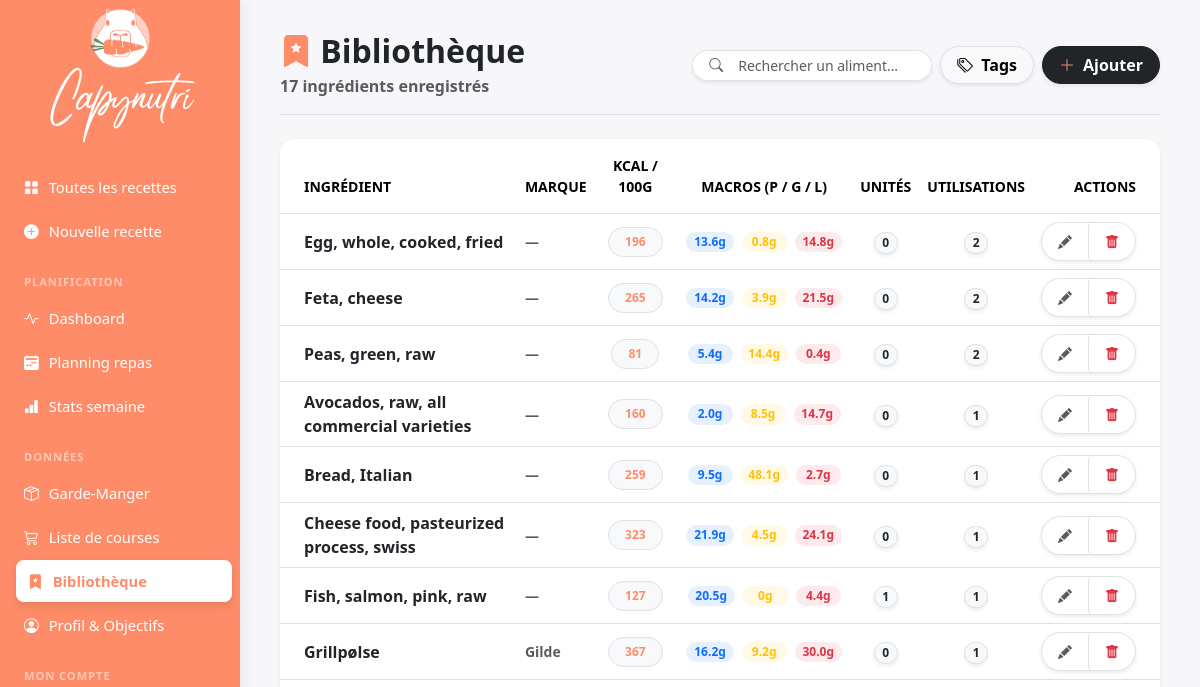
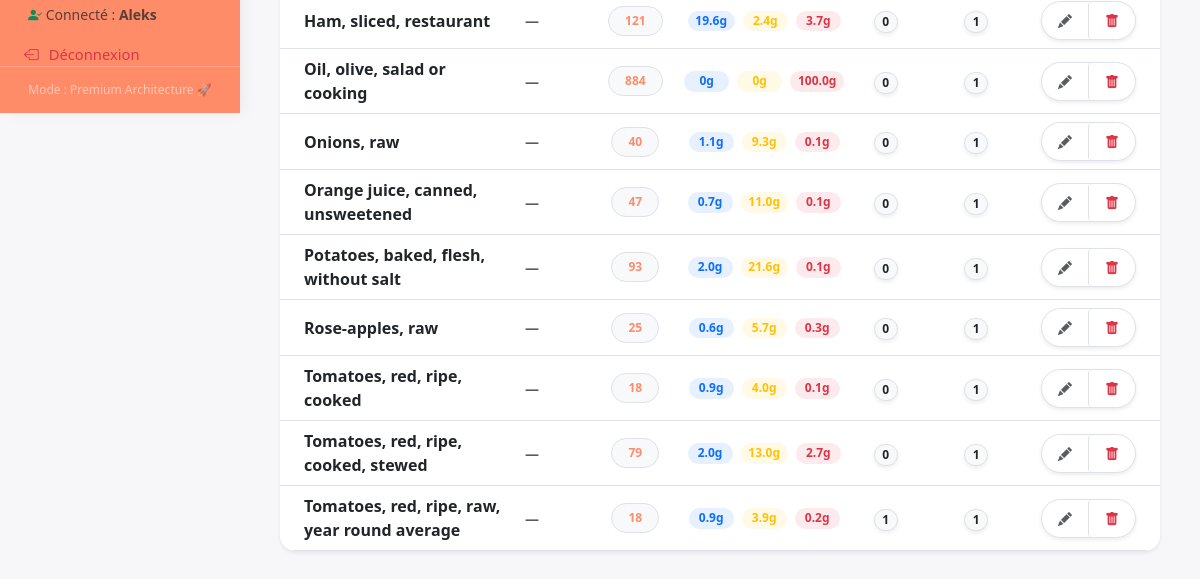
/library (signed in), run on an earlier commit of the app's database (2 pictures, top to bottom).
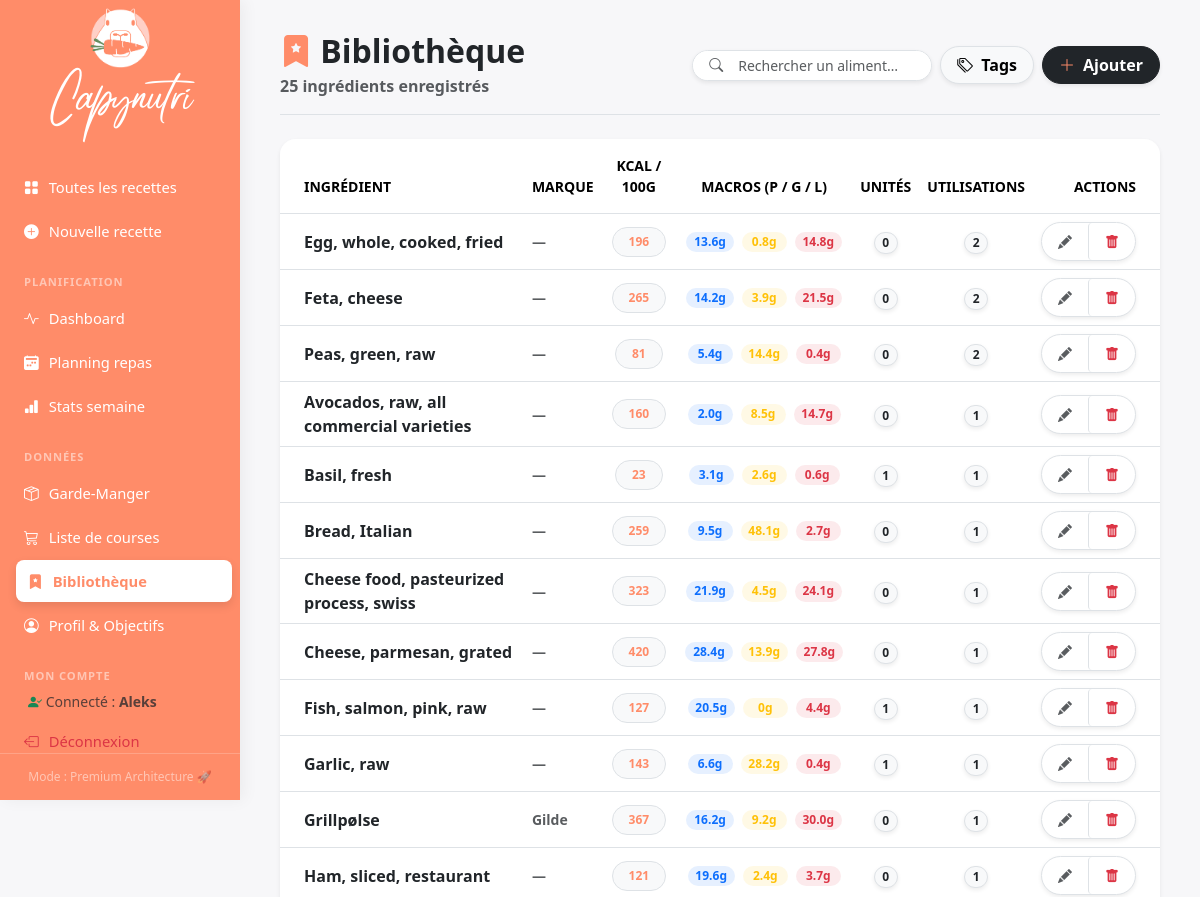
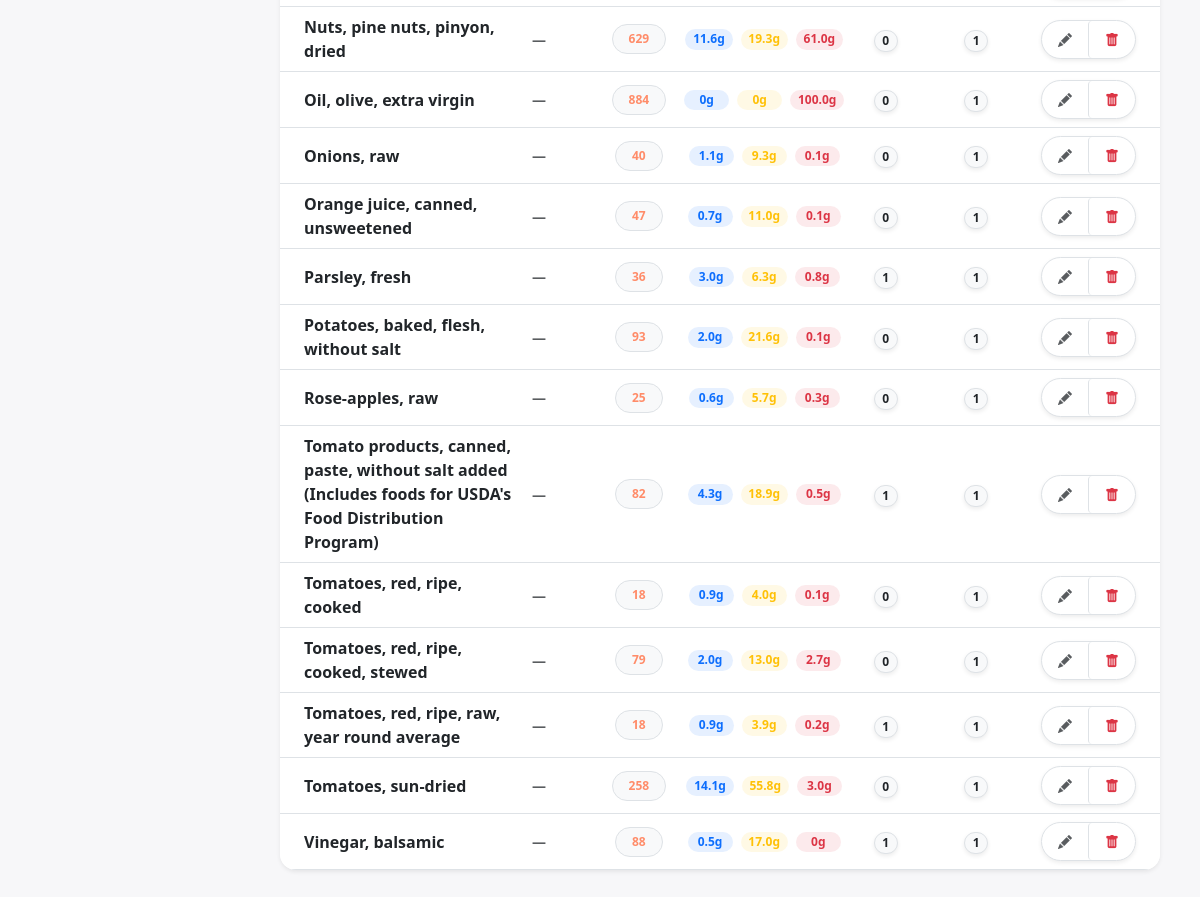
And on a later commit of the database (2 pictures, top to bottom).
### tables this page shows
CREATE TABLE ingredient_library (
                id         INTEGER PRIMARY KEY AUTOINCREMENT,
                name       TEXT NOT NULL,
                search_key TEXT NOT NULL,
                brand      TEXT DEFAULT '',
                barcode    TEXT DEFAULT '',
    kcal_100g  REAL,
    protein_g_100g  REAL,
    carbs_g_100g  REAL,
    fat_g_100g  REAL,
    sugars_g_100g  REAL,
    fiber_g_100g  REAL,
    saturated_g_100g  REAL,
    monounsat_g_100g  REAL,
    polyunsat_g_100g  REAL,
    sodium_mg_100g  REAL,
    calcium_mg_100g  REAL,
    iron_mg_100g  REAL,
    potassium_mg_100g  REAL,
    magnesium_mg_100g  REAL,
    zinc_mg_100g  REAL,
    vit_a_mcg_100g  REAL,
    vit_c_mg_100g  REAL,
    vit_d_mcg_100g  REAL,
    vit_b1_mg_100g  REAL,
    vit_b2_mg_100g  REAL,
    vit_b3_mg_100g  REAL,
    vit_b6_mg_100g  REAL,
    vit_b9_mcg_100g  REAL,
    vit_b12_mcg_100g  REAL,
    cholesterol_mg_100g  REAL,
    trans_fat_g_100g  REAL,
    omega3_g_100g  REAL,
    omega6_g_100g  REAL,
    phosphorus_mg_100g  REAL,
    selenium_mcg_100g  REAL,
    copper_mg_100g  REAL,
    manganese_mg_100g  REAL,
    vit_e_mg_100g  REAL,
    vit_k_mcg_100g  REAL,
                _placeholder INTEGER,
                used_count INTEGER NOT NULL DEFAULT 1,
                updated_at TIMESTAMP DEFAULT CURRENT_TIMESTAMP
            , density_g_ml REAL);

### routes/library.py (the view)
@library_bp.route("/library")
@login_required
def library():
    search = request.args.get("q", "")
    return render_template("library.html", entries=crud.list_library(search=search), search=search)

### app.py (called while the page is built)
@login_manager.user_loader
def load_user(user_id):
    return crud.get_user_by_id(int(user_id))

@app.before_request
def require_login():
    if request.endpoint in PUBLIC_ENDPOINTS or current_user.is_authenticated:
        return None
    if request.endpoint:
        return redirect(url_for('auth.login'))
    return None

### crud.py (called while the page is built)
def get_user_by_id(user_id: int) -> Optional[User]:
    with get_connection() as conn:
        row = conn.execute("SELECT * FROM users WHERE id = ?", (user_id,)).fetchone()
        return User(id=row["id"], username=row["username"], password_hash=row["password_hash"]) if row else None

### db.py (called while the page is built)
def get_connection() -> sqlite3.Connection:
    conn = sqlite3.connect(DB_PATH)
    conn.row_factory = sqlite3.Row
    conn.execute("PRAGMA foreign_keys = ON")
    return conn

### templates/library.html (shortened to what the changed rows need)
{% extends "base.html" %}
{% block content %}
<div class="d-flex flex-column flex-md-row justify-content-between align-items-md-center mb-4 pb-3 border-bottom gap-3">
  <div>
    <h2 class="mb-1 fw-bold text-dark">
      <i class="bi bi-bookmark-star-fill text-accent"></i> Bibliothèque
    </h2>
    <span class="text-muted fw-bold">{{ entries|length }} ingrédient{{ 's' if entries|length != 1 }} enregistré{{ 's' if entries|length != 1 }}</span>
  </div>
</div>
{% if entries %}
<div class="card border-0 shadow-sm rounded-4 overflow-hidden bg-white">
  <div class="table-responsive">
    <table class="table table-hover align-middle mb-0">
      <thead class="bg-light text-uppercase small fw-bold text-muted">
        <tr>
          <th class="ps-4 py-3 border-0">Ingrédient</th>
          <th class="py-3 border-0">Marque</th>
          <th class="py-3 border-0 text-center">kcal / 100g</th>
          <th class="py-3 border-0 text-center">Macros (P / G / L)</th>
          <th class="py-3 border-0 text-center">Unités</th>
          <th class="py-3 border-0 text-center">Utilisations</th>
          <th class="pe-4 py-3 border-0 text-end">Actions</th>
        </tr>
      </thead>
      <tbody class="border-top">
        {% for e in entries %}
        <tr>
          <td class="ps-4">
            <div class="fw-bold text-dark">{{ e.name }}</div>
          </td>
          <td class="text-muted small fw-bold">{{ e.brand or '—' }}</td>
          <td class="text-center">
            <span class="badge bg-light text-accent border rounded-pill px-3 py-2 fw-bold">
              {{ e.kcal_100g|round(0)|int if e.kcal_100g else '—' }}
            </span>
          </td>
          <td class="text-center">
            <div class="d-flex justify-content-center gap-2">
              <span class="badge bg-primary bg-opacity-10 text-primary rounded-pill border-primary border-opacity-25" style="min-width: 45px;">{{ e.protein_g_100g|round(1) if e.protein_g_100g else 0 }}g</span>
              <span class="badge bg-warning bg-opacity-10 text-warning rounded-pill border-warning border-opacity-25" style="min-width: 45px;">{{ e.carbs_g_100g|round(1) if e.carbs_g_100g else 0 }}g</span>
              <span class="badge bg-danger bg-opacity-10 text-danger rounded-pill border-danger border-opacity-25" style="min-width: 45px;">{{ e.fat_g_100g|round(1) if e.fat_g_100g else 0 }}g</span>
            </div>
          </td>
          <td class="text-center">
            <span class="badge rounded-pill bg-light text-dark border fw-bold shadow-sm" style="font-size: 0.75rem;">
              {{ e.unit_count or 0 }}
            </span>
          </td>
          <td class="text-center">
            <span class="badge rounded-pill bg-light text-dark border fw-bold shadow-sm" style="font-size: 0.75rem;">
              {{ e.used_count or 0 }}
            </span>
          </td>
          <td class="pe-4 text-end">
            <div class="btn-group shadow-sm rounded-pill overflow-hidden bg-white border">
              <a href="{{ url_for('library.library_edit', entry_id=e.id) }}" class="btn btn-sm btn-white border-0 py-2 px-3" title="Modifier">
                <i class="bi bi-pencil-fill text-muted"></i>
              </a>
              <form method="post" action="{{ url_for('library.library_delete', entry_id=e.id) }}" id="deleteForm{{ e.id }}" style="display:inline">
                <button type="button" onclick="confirmDeleteLib('{{ e.id }}', '{{ e.name|replace("'", "\\'") }}')" class="btn btn-sm btn-white border-0 py-2 px-3 border-start" title="Supprimer">
                  <i class="bi bi-trash-fill text-danger"></i>
                </button>
              </form>
            </div>
          </td>
        </tr>
        {% endfor %}
      </tbody>
    </table>
  </div>
</div>
{% endif %}
{% endblock %}

What changed in the data, as far as the page shows it:
removed ingredient_library: name "Oil, olive, salad or cooking", brand "—", kcal_100g "884", protein_g_100g "0", carbs_g_100g "0", fat_g_100g "100.0", unit_count "0", used_count "1"
added ingredient_library: name "Basil, fresh", brand "—", kcal_100g "23", protein_g_100g "3.1", carbs_g_100g "2.6", fat_g_100g "0.6", used_count "1"
added ingredient_library: name "Cheese, parmesan, grated", brand "—", kcal_100g "420", protein_g_100g "28.4", carbs_g_100g "13.9", fat_g_100g "27.8", unit_count "0", used_count "1"
added ingredient_library: name "Garlic, raw", brand "—", kcal_100g "143", protein_g_100g "6.6", carbs_g_100g "28.2", fat_g_100g "0.4", used_count "1"
added ingredient_library: name "Nuts, pine nuts, pinyon, dried", brand "—", kcal_100g "629", protein_g_100g "11.6", carbs_g_100g "19.3", fat_g_100g "61.0", unit_count "0", used_count "1"
added ingredient_library: name "Oil, olive, extra virgin", brand "—", kcal_100g "884", protein_g_100g "0", carbs_g_100g "0", fat_g_100g "100.0", unit_count "0", used_count "1"
added ingredient_library: name "Parsley, fresh", brand "—", kcal_100g "36", protein_g_100g "3.0", carbs_g_100g "6.3", fat_g_100g "0.8", used_count "1"
added ingredient_library: name "Tomato products, canned, paste, without salt added (Includes foods for USDA's Food Distribution Program)", brand "—", kcal_100g "82", protein_g_100g "4.3", carbs_g_100g "18.9", fat_g_100g "0.5", used_count "1"
added ingredient_library: name "Tomatoes, sun-dried", brand "—", kcal_100g "258", protein_g_100g "14.1", carbs_g_100g "55.8", fat_g_100g "3.0", unit_count "0", used_count "1"
added ingredient_library: name "Vinegar, balsamic", brand "—", kcal_100g "88", protein_g_100g "0.5", carbs_g_100g "17.0", fat_g_100g "0", used_count "1"
Also different on the page:
{{ entries|length }}: "17" → "25"
